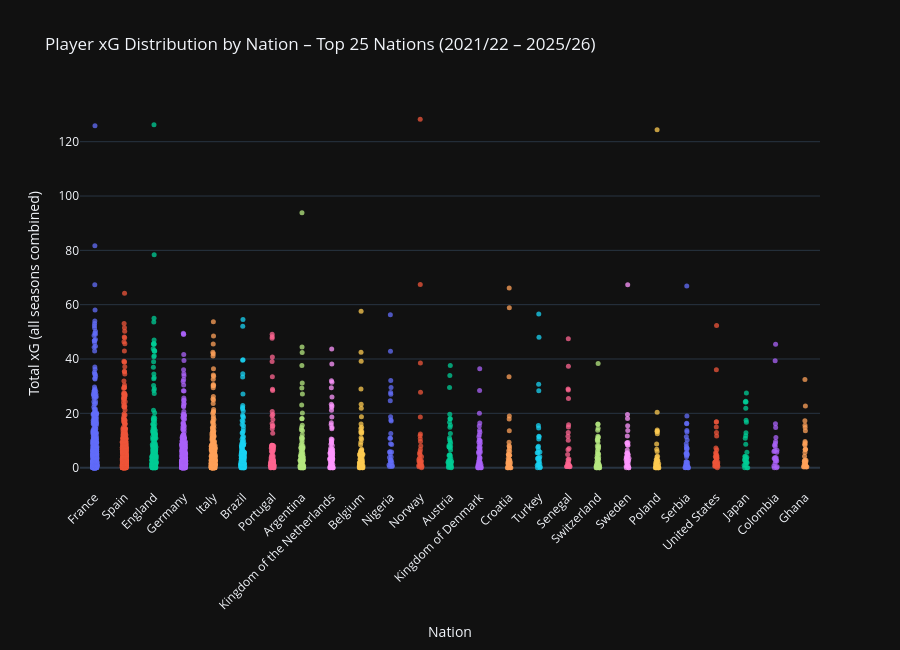

Notebook code cell kept with this figure:
### Markdown cell above
## Chart 2 – Player xG Bubble Chart (Top 25 Nations)
Each bubble is one player. Position on X-axis = nation (sorted by total nation xG). Bubble size and Y-axis = player's total xG. Hover for full details.

### Code cell
top25_nation_list = nation_df.head(25)["nation"].tolist()
bubble_df = player_df[player_df["nation"].isin(top25_nation_list)].copy()

# Nation rank order for x-axis
nation_order = nation_df[nation_df["nation"].isin(top25_nation_list)]["nation"].tolist()

fig2 = px.strip(
    bubble_df,
    x="nation",
    y="total_xg",
    color="nation",
    hover_name="player",
    hover_data={
        "total_xg": ":.1f",
        "total_goals": True,
        "total_assists": True,
        "total_shots": True,
        "total_minutes": True,
        "seasons": True,
        "nation": False,
    },
    labels={
        "total_xg": "Total xG",
        "nation": "Nation",
        "total_goals": "Goals",
        "total_assists": "Assists",
        "total_shots": "Shots",
        "total_minutes": "Minutes",
        "seasons": "Seasons",
    },
    category_orders={"nation": nation_order},
    title="Player xG Distribution by Nation – Top 25 Nations (2021/22 – 2025/26)",
    height=650,
    template="plotly_dark",
)

fig2.update_traces(marker=dict(size=5, opacity=0.75))
fig2.update_layout(
    showlegend=False,
    xaxis=dict(tickangle=-45),
    yaxis_title="Total xG (all seasons combined)",
    margin=dict(b=120),
)

fig2.show()
